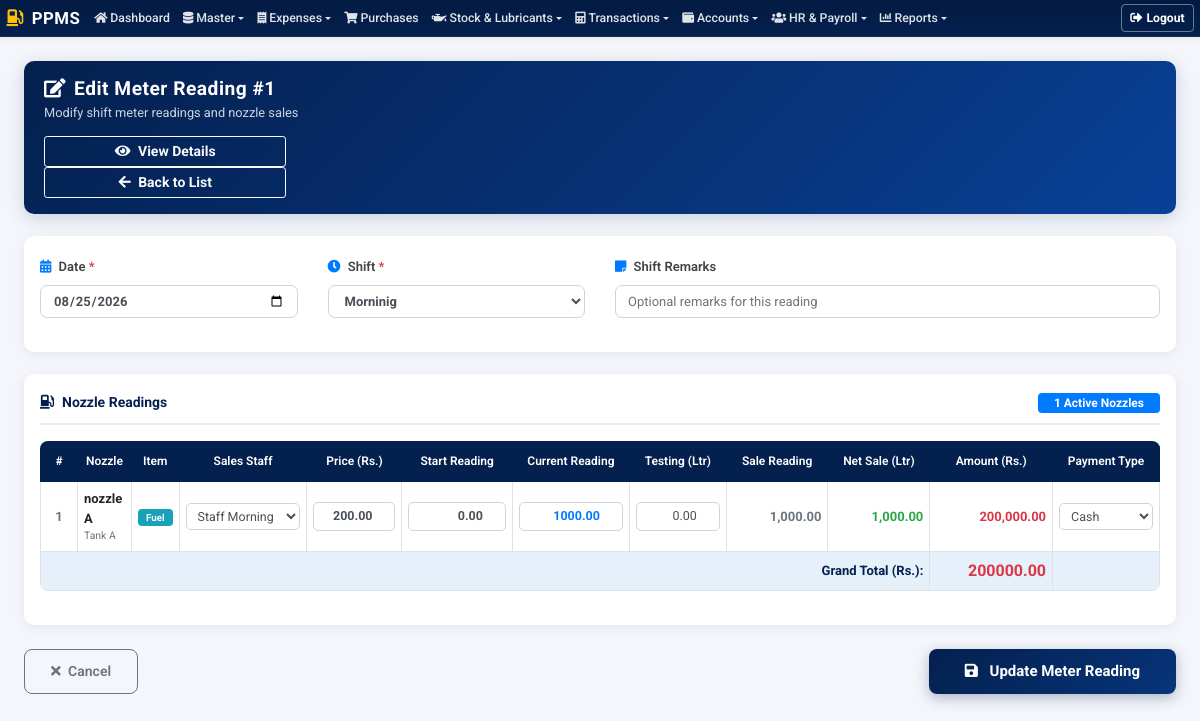
Screenshot of /meter-readings/edit-meter-reading.php?id=1 (signed in) with the database file from the repository.
### tables this page shows
CREATE TABLE `tbl_meter_readings` (
  `id` int(11) NOT NULL,
  `date` date NOT NULL,
  `shift_id` int(11) NOT NULL DEFAULT 0,
  `payment_type` varchar(32) NOT NULL DEFAULT 'Cash',
  `grand_total` decimal(12,2) NOT NULL DEFAULT 0.00,
  `remarks` text DEFAULT NULL,
  `created_at` timestamp NOT NULL DEFAULT current_timestamp(),
  `updated_at` timestamp NOT NULL DEFAULT current_timestamp() ON UPDATE current_timestamp(),
  `deleted_at` datetime DEFAULT NULL
);

CREATE TABLE `tbl_nozzles` (
  `id` int(11) NOT NULL,
  `name` varchar(128) NOT NULL,
  `tank_id` int(11) NOT NULL,
  `item_id` int(11) NOT NULL,
  `start_reading` decimal(12,2) NOT NULL DEFAULT 0.00,
  `status` enum('Active','Inactive') NOT NULL DEFAULT 'Active',
  `created_at` timestamp NOT NULL DEFAULT current_timestamp(),
  `updated_at` timestamp NOT NULL DEFAULT current_timestamp() ON UPDATE current_timestamp(),
  `deleted_at` datetime DEFAULT NULL
);

CREATE TABLE `tbl_tanks` (
  `id` int(11) NOT NULL,
  `tank_name` varchar(128) NOT NULL,
  `item_id` int(11) NOT NULL,
  `storage_capacity` decimal(12,2) NOT NULL,
  `created_at` timestamp NOT NULL DEFAULT current_timestamp(),
  `updated_at` timestamp NOT NULL DEFAULT current_timestamp() ON UPDATE current_timestamp(),
  `deleted_at` datetime DEFAULT NULL
);

CREATE TABLE `tbl_items` (
  `id` int(11) NOT NULL,
  `name` varchar(128) NOT NULL,
  `cash_rate` decimal(10,2) NOT NULL DEFAULT 0.00,
  `credit_rate` decimal(10,2) NOT NULL DEFAULT 0.00,
  `purchase_rate` decimal(10,2) NOT NULL DEFAULT 0.00,
  `unit` varchar(32) NOT NULL DEFAULT 'Ltr',
  `created_at` timestamp NOT NULL DEFAULT current_timestamp(),
  `updated_at` timestamp NOT NULL DEFAULT current_timestamp() ON UPDATE current_timestamp(),
  `deleted_at` datetime DEFAULT NULL
);

CREATE TABLE `tbl_meter_reading_details` (
  `id` int(11) NOT NULL,
  `meter_reading_id` int(11) NOT NULL,
  `nozzle_id` int(11) NOT NULL,
  `staff_id` int(11) NOT NULL DEFAULT 0,
  `item_type` varchar(64) NOT NULL DEFAULT '',
  `price` decimal(10,2) NOT NULL DEFAULT 0.00,
  `last_reading` decimal(12,2) NOT NULL DEFAULT 0.00,
  `current_reading` decimal(12,2) NOT NULL DEFAULT 0.00,
  `sale_reading` decimal(12,2) NOT NULL DEFAULT 0.00,
  `test_reading` decimal(12,2) NOT NULL DEFAULT 0.00,
  `net_sale` decimal(12,2) NOT NULL DEFAULT 0.00,
  `amount` decimal(12,2) NOT NULL DEFAULT 0.00,
  `payment_type` varchar(32) NOT NULL DEFAULT 'Cash',
  `created_at` timestamp NOT NULL DEFAULT current_timestamp(),
  `updated_at` timestamp NOT NULL DEFAULT current_timestamp() ON UPDATE current_timestamp()
);

### meter-readings/edit-meter-reading.php (the view, shortened to what this page needs)
<?php
require '../include/permissions.php';
$id = intval($_GET['id']);
$header_result = mysqli_query($connection, "SELECT * FROM tbl_meter_readings WHERE id = '$id' LIMIT 1");
if (!$header_result || !($header = mysqli_fetch_assoc($header_result))) {
    header('Location: meter-reading-list.php');
    exit;
}
$details_query = mysqli_query($connection, "SELECT * FROM tbl_meter_reading_details WHERE meter_reading_id = '$id'");
$existing_details = [];
if ($details_query) {
    while ($d = mysqli_fetch_assoc($details_query)) {
        $existing_details[$d['nozzle_id']] = $d;
    }
}
$nozzles_sql = "SELECT n.id, n.name AS nozzle_name, n.start_reading, i.name AS item_name, i.cash_rate AS price, i.credit_rate, t.tank_name
                FROM tbl_nozzles n
                LEFT JOIN tbl_items i ON n.item_id = i.id
                LEFT JOIN tbl_tanks t ON n.tank_id = t.id
                WHERE n.status = 'Active' AND (n.deleted_at IS NULL OR n.deleted_at = '0000-00-00 00:00:00')
                ORDER BY n.id ASC";
$nozzles_result = mysqli_query($connection, $nozzles_sql);
$nozzles = [];
while ($row = mysqli_fetch_assoc($nozzles_result)) { $nozzles[] = $row; }
$shifts_sql    = "SELECT id, name FROM tbl_shifts WHERE status='Active' ORDER BY name ASC";
$shifts_result = mysqli_query($connection, $shifts_sql);
$staff_sql    = "SELECT id, CONCAT(first_name,' ',last_name) AS full_name FROM tbl_staff ORDER BY first_name ASC";
$staff_result = mysqli_query($connection, $staff_sql);
$staff_list   = [];
while ($s = mysqli_fetch_assoc($staff_result)) { $staff_list[] = $s; }
?>
<!DOCTYPE html>
<html lang="en">
<head>
    <link rel="stylesheet" href="https://stackpath.bootstrapcdn.com/bootstrap/4.3.1/css/bootstrap.min.css">
    <link rel="stylesheet" href="https://cdnjs.cloudflare.com/ajax/libs/font-awesome/5.11.2/css/all.min.css">
    <link rel="stylesheet" href="../include/style.css?v=1.0.1">
</head>
<body>
<?php include('../include/navbar.php'); ?>
<main class="main">
<div class="container-fluid pt-4 pb-5 px-4">
    <div class="page-header">
        <div>
            <h4><i class="fas fa-edit mr-2"></i>Edit Meter Reading #<?php echo $id; ?></h4>
            <small style="opacity:.8;">Modify shift meter readings and nozzle sales</small>
        </div>
        <div>
            <a href="view-meter-reading.php?id=<?php echo $id; ?>" class="btn btn-outline-light btn-sm mr-2 font-weight-bold">
                <i class="fas fa-eye mr-1"></i> View Details
            </a>
            <a href="meter-reading-list.php" class="btn btn-outline-light btn-sm font-weight-bold">
                <i class="fas fa-arrow-left mr-1"></i> Back to List
            </a>
        </div>
    </div>
    <form method="POST" action="edit-meter-reading.php?id=<?php echo $id; ?>" id="editMeterReadingForm">
        <div class="header-card">
            <div class="row">
                <div class="col-md-3 mb-3">
                    <label><i class="fas fa-calendar-alt mr-1 text-primary"></i> Date <span class="text-danger">*</span></label>
                    <input type="date" name="date" class="form-control font-weight-bold" value="<?php echo htmlspecialchars($header['date']); ?>" required>
                </div>
                <div class="col-md-3 mb-3">
                    <label><i class="fas fa-clock mr-1 text-primary"></i> Shift <span class="text-danger">*</span></label>
                    <select name="shift_id" class="form-control font-weight-bold" required>
                        <?php
                        if ($shifts_result) {
                            mysqli_data_seek($shifts_result, 0);
                            while ($s = mysqli_fetch_assoc($shifts_result)) {
                                $sel = ($s['id'] == $header['shift_id']) ? 'selected' : '';
                                echo '<option value="'.$s['id'].'" '.$sel.'>'.htmlspecialchars($s['name']).'</option>';
                            }
                        }
                        ?>
                    </select>
                </div>
                <div class="col-md-6 mb-3">
                    <label><i class="fas fa-sticky-note mr-1 text-primary"></i> Shift Remarks</label>
                    <input type="text" name="remarks" class="form-control" placeholder="Optional remarks for this reading" value="<?php echo htmlspecialchars($header['remarks'] ?? ''); ?>">
                </div>
            </div>
        </div>
        <div class="table-card">
            <div class="table-card-title">
                <span><i class="fas fa-gas-pump mr-2"></i>Nozzle Readings</span>
                <span class="badge badge-primary px-3 py-1 font-weight-bold" style="font-size:12px;"><?php echo count($nozzles); ?> Active Nozzles</span>
            </div>
            <div class="table-responsive">
                <table class="table table-bordered table-hover reading-table mb-0" id="readingTable">
                    <thead>
                        <tr>
                            <th style="width:40px;">#</th>
                            <th>Nozzle</th>
                            <th>Item</th>
                            <th style="width:140px;">Sales Staff</th>
                            <th style="width:100px;">Price (Rs.)</th>
                            <th style="width:115px;">Start Reading</th>
                            <th style="width:120px;">Current Reading</th>
                            <th style="width:100px;">Testing (Ltr)</th>
                            <th style="width:105px;">Sale Reading</th>
                            <th style="width:105px;">Net Sale (Ltr)</th>
                            <th style="width:130px;">Amount (Rs.)</th>
                            <th style="width:110px;">Payment Type</th>
                        </tr>
                    </thead>
                    <tbody>
                        <?php
                        $sn = 1;
                        $calc_grand = 0;
                        foreach ($nozzles as $nz):
                            $nz_id = $nz['id'];
                            $det = $existing_details[$nz_id] ?? null;
                            $price          = $det ? floatval($det['price']) : floatval($nz['price']);
                            $start_reading  = $det ? floatval($det['last_reading']) : floatval($nz['start_reading']);
                            $current_reading= $det ? floatval($det['current_reading']) : floatval($nz['start_reading']);
                            $test_reading   = $det ? floatval($det['test_reading']) : 0.00;
                            $sale_reading   = $det ? floatval($det['sale_reading']) : 0.00;
                            $net_sale       = $det ? floatval($det['net_sale']) : 0.00;
                            $amount         = $det ? floatval($det['amount']) : 0.00;
                            $staff_id       = $det ? intval($det['staff_id']) : 0;
                            $payment_type   = $det ? $det['payment_type'] : 'Cash';
                            $item_name      = $nz['item_name'] ?? 'Fuel';
                            $calc_grand += $amount;
                        ?>
                        <tr id="row_<?php echo $nz_id; ?>">
                            <td class="text-center font-weight-bold text-muted"><?php echo $sn++; ?></td>
                            <td>
                                <strong><?php echo htmlspecialchars($nz['nozzle_name']); ?></strong>
                                <small class="text-muted d-block"><?php echo htmlspecialchars($nz['tank_name'] ?? ''); ?></small>
                            </td>
                            <td><span class="badge badge-info px-2 py-1"><?php echo htmlspecialchars($item_name); ?></span></td>
                            <td>
                                <select name="row_staff_id[<?php echo $nz_id; ?>]" class="form-control form-control-sm">
                                    <?php foreach ($staff_list as $stf): ?>
                                        <option value="<?php echo $stf['id']; ?>" <?php echo ($staff_id == $stf['id']) ? 'selected' : ''; ?>>
                                            <?php echo htmlspecialchars($stf['full_name']); ?>
                                        </option>
                                    <?php endforeach; ?>
                                </select>
                            </td>
                            <td>
                                <input type="number" step="0.01" name="price[<?php echo $nz_id; ?>]" id="price_<?php echo $nz_id; ?>"
                                       class="form-control form-control-sm text-right price-input font-weight-bold"
                                       value="<?php echo number_format($price, 2, '.', ''); ?>"
                                       oninput="calculateRow(<?php echo $nz_id; ?>)">
                            </td>
                            <td>
                                <input type="number" step="0.01" name="last_reading[<?php echo $nz_id; ?>]" id="start_<?php echo $nz_id; ?>"
                                       class="form-control form-control-sm text-right start-reading font-weight-bold"
                                       value="<?php echo number_format($start_reading, 2, '.', ''); ?>"
                                       oninput="calculateRow(<?php echo $nz_id; ?>)">
                            </td>
                            <td>
                                <input type="number" step="0.01" name="current_reading[<?php echo $nz_id; ?>]" id="curr_<?php echo $nz_id; ?>"
                                       class="form-control form-control-sm text-right current-reading font-weight-bold text-primary"
                                       value="<?php echo number_format($current_reading, 2, '.', ''); ?>"
                                       oninput="calculateRow(<?php echo $nz_id; ?>)">
                            </td>
                            <td>
                                <input type="number" step="0.01" name="test_reading[<?php echo $nz_id; ?>]" id="test_<?php echo $nz_id; ?>"
                                       class="form-control form-control-sm text-right test-reading"
                                       value="<?php echo number_format($test_reading, 2, '.', ''); ?>"
                                       oninput="calculateRow(<?php echo $nz_id; ?>)">
                            </td>
                            <td class="text-right font-weight-bold text-muted" id="sale_display_<?php echo $nz_id; ?>">
                                <?php echo number_format($sale_reading, 2); ?>
                            </td>
                            <td class="text-right font-weight-bold text-success" id="net_display_<?php echo $nz_id; ?>">
                                <?php echo number_format($net_sale, 2); ?>
                            </td>
                            <td class="text-right font-weight-bold text-danger row-amount" id="amount_display_<?php echo $nz_id; ?>">
                                <?php echo number_format($amount, 2); ?>
                            </td>
                            <td>
                                <select name="payment_type[<?php echo $nz_id; ?>]" class="form-control form-control-sm">
                                    <option value="Cash" <?php echo ($payment_type === 'Cash') ? 'selected' : ''; ?>>Cash</option>
                                </select>
                            </td>
                        </tr>
                        <?php endforeach; ?>
                    </tbody>
                    <tfoot>
                        <tr class="grand-total-row">
                            <td colspan="10" class="text-right font-weight-bold">Grand Total (Rs.):</td>
                            <td class="text-right font-weight-bold text-danger" id="grand_total_display" style="font-size:16px;">
                                <?php echo number_format($calc_grand, 2); ?>
                            </td>
                            <td></td>
                        </tr>
                    </tfoot>
                </table>
            </div>
        </div>
        <div class="d-flex justify-content-between align-items-center mt-4 mb-4">
            <a href="view-meter-reading.php?id=<?php echo $id; ?>" class="btn btn-outline-secondary btn-cancel">
                <i class="fas fa-times mr-1"></i> Cancel
            </a>
            <button type="submit" name="submit" class="btn btn-submit">
                <i class="fas fa-save mr-2"></i> Update Meter Reading
            </button>
        </div>
    </form>
</div>
</main>
</body>
</html>

### rows the page displays
tbl_meter_readings: date "08/25/2026"
tbl_nozzles: name "nozzle A", tank.tank_name "Tank A", item.name "Fuel", id "Staff Morning", id.price "200.00", id.last_reading "0.00", id.current_reading "1000.00", id.test_reading "0.00", id.sale_reading "1,000.00", id.net_sale "1,000.00", id.amount "200,000.00", id "Cash"

### other values shown
$id "1"
count($nozzles) "1"
$calc_grand "200000.00"
form field shift_id "Morninig"
